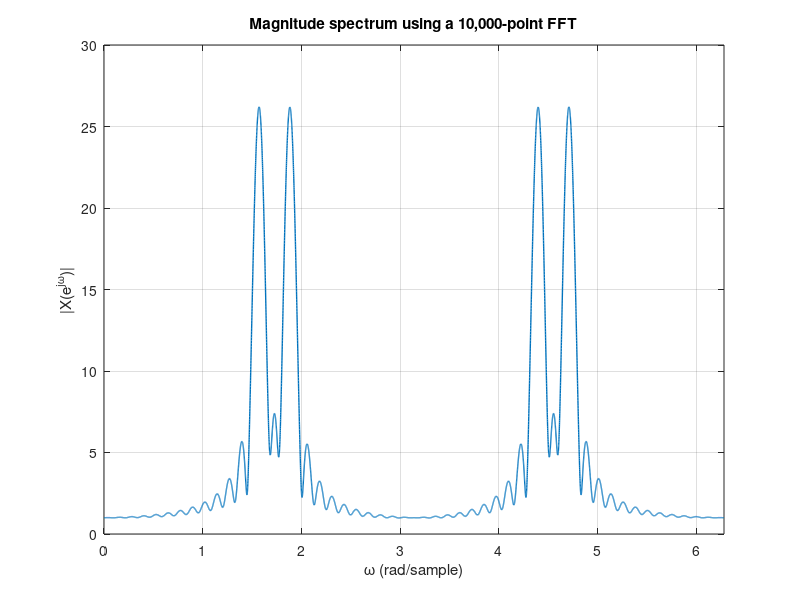
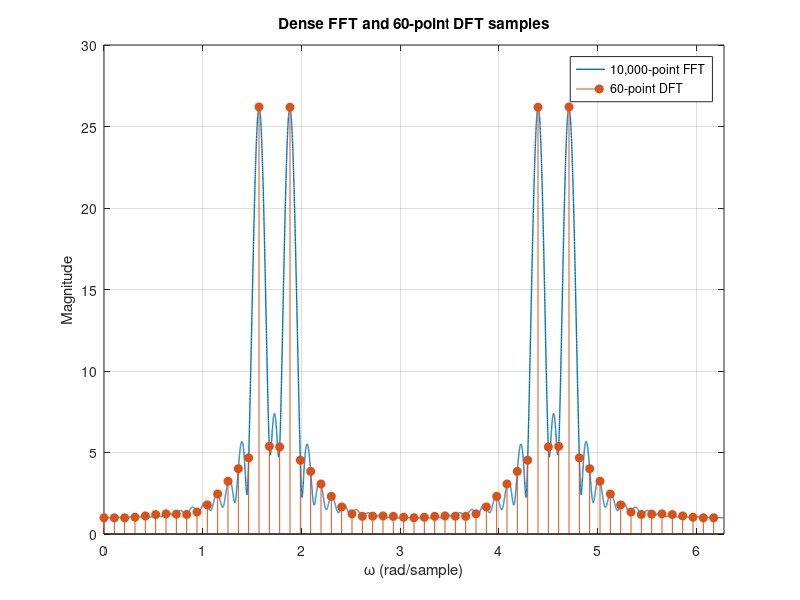

These charts were generated, in order, by the following MATLAB code:
clear;
close all;
clc;

% DISCRETE SPECTRAL ANALYSIS USING THE DFT
% This script analyzes a signal composed of two discrete-time sinusoids.
% A rectangular window keeps only the first L samples. The spectrum is first
% evaluated with a large FFT and then with a shorter DFT to show the effect
% of frequency-grid spacing.

n = 0:9999;

% Signal frequencies:
% omega_1 = 3*pi/5 rad/sample
% omega_2 = pi/2 rad/sample
x = cos(3*pi*n/5) + cos(pi*n/2);

L = 50;          % Number of nonzero time-domain samples
N = 10000;       % FFT length used as a dense frequency grid

% Rectangular window followed by zero padding
w = [rectwin(L).' zeros(1, length(x)-L)];
xw = x .* w;

% Dense FFT representation
X = fft(xw, N);
omega = 2*pi*(0:N-1)/N;

figure;
plot(omega, abs(X), 'LineWidth', 1);
xlim([0 2*pi]);
grid on;
xlabel('\omega (rad/sample)');
ylabel('|X(e^{j\omega})|');
title('Magnitude spectrum using a 10,000-point FFT');

% A shorter DFT provides fewer frequency samples.
Nmin = 60;
X_short = fft(xw, Nmin);
omega_short = 2*pi*(0:Nmin-1)/Nmin;

figure;
plot(omega, abs(X), 'LineWidth', 1);
hold on;
stem(omega_short, abs(X_short), 'filled');
hold off;
xlim([0 2*pi]);
grid on;
xlabel('\omega (rad/sample)');
ylabel('Magnitude');
title('Dense FFT and 60-point DFT samples');
legend('10,000-point FFT', '60-point DFT', 'Location', 'best');
